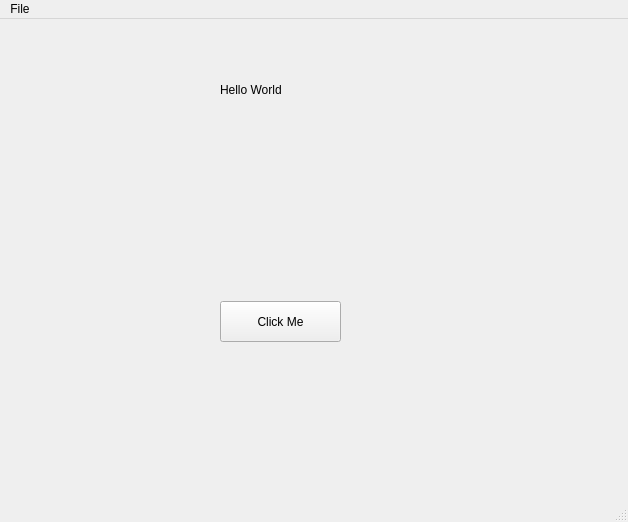
<?xml version="1.0" encoding="UTF-8"?>
<ui version="4.0">
 <class>MainWindow</class>
 <widget class="QMainWindow" name="MainWindow">
  <property name="geometry">
   <rect>
    <x>0</x>
    <y>0</y>
    <width>628</width>
    <height>522</height>
   </rect>
  </property>
  <property name="windowTitle">
   <string>MainWindow</string>
  </property>
  <widget class="QWidget" name="centralwidget">
   <widget class="QLabel" name="Hello">
    <property name="geometry">
     <rect>
      <x>220</x>
      <y>40</y>
      <width>171</width>
      <height>61</height>
     </rect>
    </property>
    <property name="text">
     <string>Hello World</string>
    </property>
   </widget>
   <widget class="QPushButton" name="Button1">
    <property name="geometry">
     <rect>
      <x>220</x>
      <y>282</y>
      <width>121</width>
      <height>41</height>
     </rect>
    </property>
    <property name="text">
     <string>Click Me</string>
    </property>
   </widget>
  </widget>
  <widget class="QMenuBar" name="menubar">
   <property name="geometry">
    <rect>
     <x>0</x>
     <y>0</y>
     <width>628</width>
     <height>21</height>
    </rect>
   </property>
   <widget class="QMenu" name="menuFile">
    <property name="title">
     <string>File</string>
    </property>
   </widget>
   <addaction name="menuFile"/>
  </widget>
  <widget class="QStatusBar" name="statusbar"/>
 </widget>
 <resources/>
 <connections/>
</ui>
